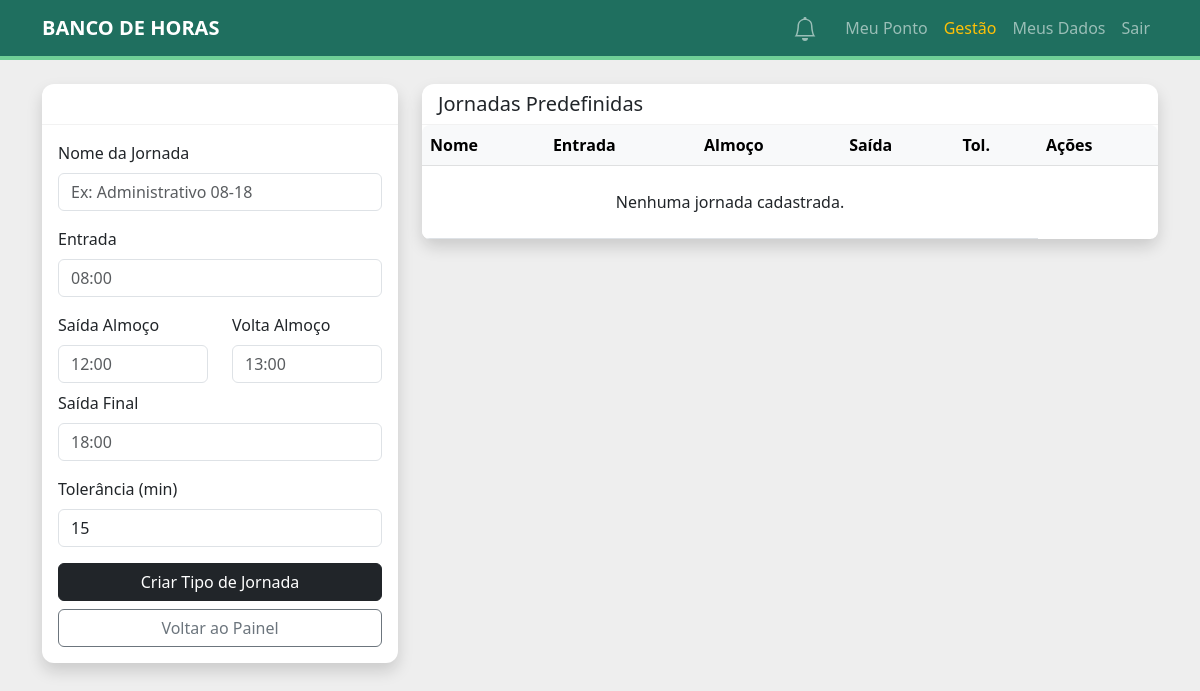
Before: /manager/journey-types (signed in) with the older database file.
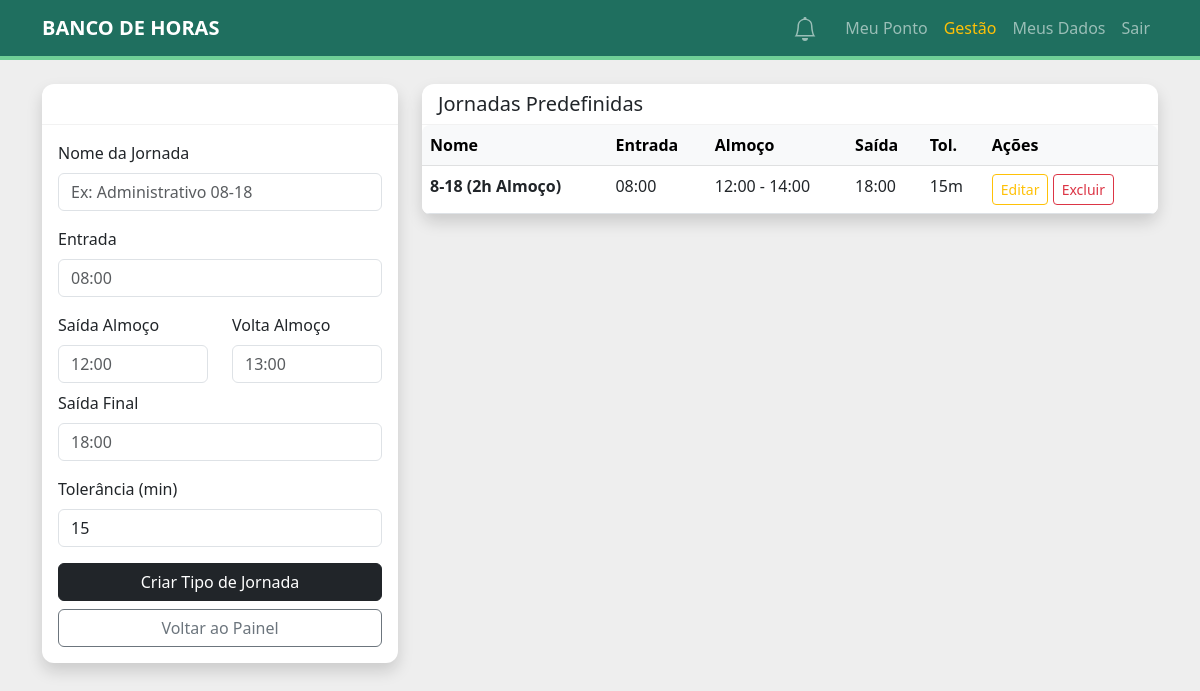
After: the same page with the newer database file.
### src/domain/model.py (models this page shows)
@dataclass
class JourneyType:
    name: str
    expected_arrival: time
    expected_lunch_start: time
    expected_lunch_end: time
    expected_departure: time
    tolerance_minutes: int = 15
    journey_id: Optional[int] = None

### src/entrypoints/flask_app.py (the view, shortened to what this page needs)
@app.route("/manager/journey-types", methods=["GET", "POST"])
@login_required
def manage_journeys():
    if current_user.role not in ["manager", "admin"]:
        flash("Acesso não autorizado.", "danger")
        return redirect(url_for("dashboard"))
    uow = SqlAlchemyUnitOfWork()
    form = JourneyTypeForm()
    with uow:
        journeys = services.list_journey_types(uow)
        return render_template("manage_journeys.html", form=form, journeys=journeys)

### src/entrypoints/forms.py
class JourneyTypeForm(FlaskForm):
    name = StringField("Nome da Jornada", validators=[DataRequired()])
    arrival = StringField("Chegada Esperada (HH:MM)", validators=[DataRequired()])
    lunch_start = StringField("Início Almoço (HH:MM)", validators=[DataRequired()])
    lunch_end = StringField("Fim Almoço (HH:MM)", validators=[DataRequired()])
    departure = StringField("Saída Esperada (HH:MM)", validators=[DataRequired()])
    tolerance = StringField("Tolerância (minutos)", default="15", validators=[DataRequired()])
    submit = SubmitField("Criar Tipo de Jornada")

### src/adapters/repository.py (called while the page is built)
    def get_user_by_id(self, user_id: int) -> Optional[User]:
        return self.session.query(User).filter_by(user_id=user_id).first()

### src/domain/model.py (called while the page is built)
    def is_complete(self) -> bool:
        return all([
            self.registration_number,
            self.cpf,
            self.department,
            self.position,
            self.secretariat,
            self.full_name
        ])

    @property
    def is_profile_complete(self) -> bool:
        return self.profile.is_complete()

    @property
    def unread_notifications_count(self) -> int:
        return sum(1 for n in self.notifications if not n.is_read)

### src/entrypoints/templates/manage_journeys.html (shortened to what the changed rows need)
{% extends "base.html" %}
{% block content %}
<div class="row">
    <div class="col-md-8">
        <div class="card shadow">
            <div class="card-body p-0">
                <table class="table table-hover mb-0">
                    <thead class="table-light">
                        <tr>
                            <th>Nome</th>
                            <th>Entrada</th>
                            <th>Almoço</th>
                            <th>Saída</th>
                            <th>Tol.</th>
                            <th>Ações</th>
                        </tr>
                    </thead>
                    <tbody>
                        {% for j in journeys %}
                        <tr>
                            <td><strong>{{ j.name }}</strong></td>
                            <td>{{ j.expected_arrival.strftime('%H:%M') }}</td>
                            <td>{{ j.expected_lunch_start.strftime('%H:%M') }} - {{ j.expected_lunch_end.strftime('%H:%M') }}</td>
                            <td>{{ j.expected_departure.strftime('%H:%M') }}</td>
                            <td>{{ j.tolerance_minutes }}m</td>
                            <td>
                                <a href="{{ url_for('edit_journey', journey_id=j.journey_id) }}" class="btn btn-sm btn-outline-warning">Editar</a>
                                <form action="{{ url_for('delete_journey', journey_id=j.journey_id) }}" method="POST" class="d-inline">
                                    <button type="submit" class="btn btn-sm btn-outline-danger" onclick="return confirm('Excluir este template de jornada?')">Excluir</button>
                                </form>
                            </td>
                        </tr>
                        {% else %}
                        <tr><td colspan="5" class="text-center py-4">Nenhuma jornada cadastrada.</td></tr>
                        {% endfor %}
                    </tbody>
                </table>
            </div>
        </div>
    </div>
</div>
{% endblock %}

Changed rows visible on the page:
added JourneyType: name "8-18 (2h Almoço)", expected_arrival "08:00", expected_lunch_start "12:00", expected_lunch_end "14:00", expected_departure "18:00", tolerance_minutes "15"
Other visible differences:
text no longer shown: "Nenhuma jornada cadastrada."
